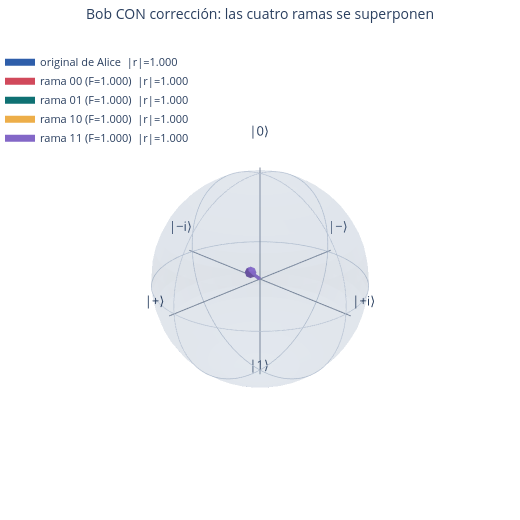

Notebook cell for this chart:
### Markdown cell above
### Con la corrección puesta

Ahora las cuatro ramas tienen que colapsar sobre un solo punto: el original.

### Code cell
qc_ok = teleportacion(THETA, PHI, corregir=True)
qc_ok.save_density_matrix(qubits=[2], label="bob", conditional=True)
ramas_ok = sim_dm.run(qc_ok, shots=16384).result().data(0)["bob"]

vectores_ok = {"original de Alice": r_objetivo}
print(f"{'rama c1c0':>10}  {'fidelidad':>10}")
for clave in sorted(ramas_ok):
    rho = DensityMatrix(np.asarray(ramas_ok[clave]))
    f = state_fidelity(rho, objetivo)
    bits = format(int(clave, 16), "02b")
    vectores_ok[f"rama {bits} (F={f:.3f})"] = utils.bloch_de_estado(rho)
    print(f"{bits:>10}  {f:>10.4f}")

utils.bloch_plotly(vectores_ok,
                   titulo="Bob CON corrección: las cuatro ramas se superponen",
                   tamano=520).show()
